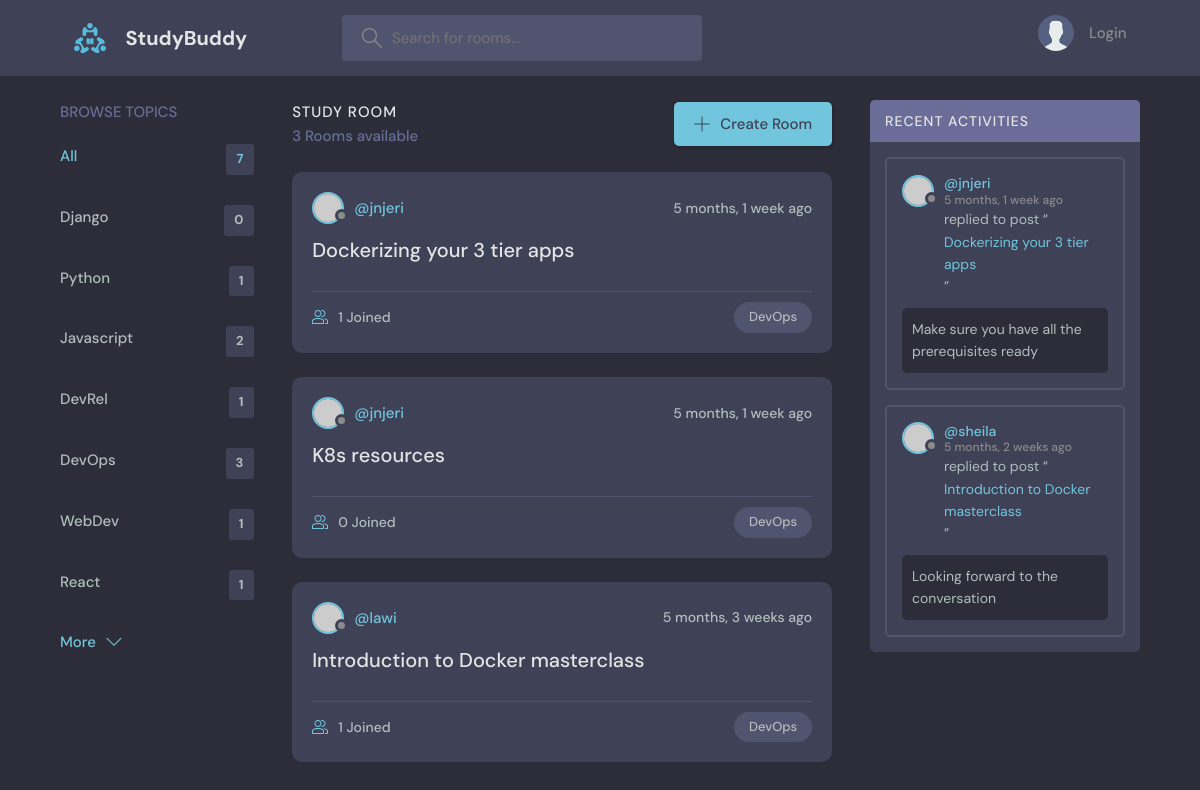
Page /?q=DevOps on the earlier database version.
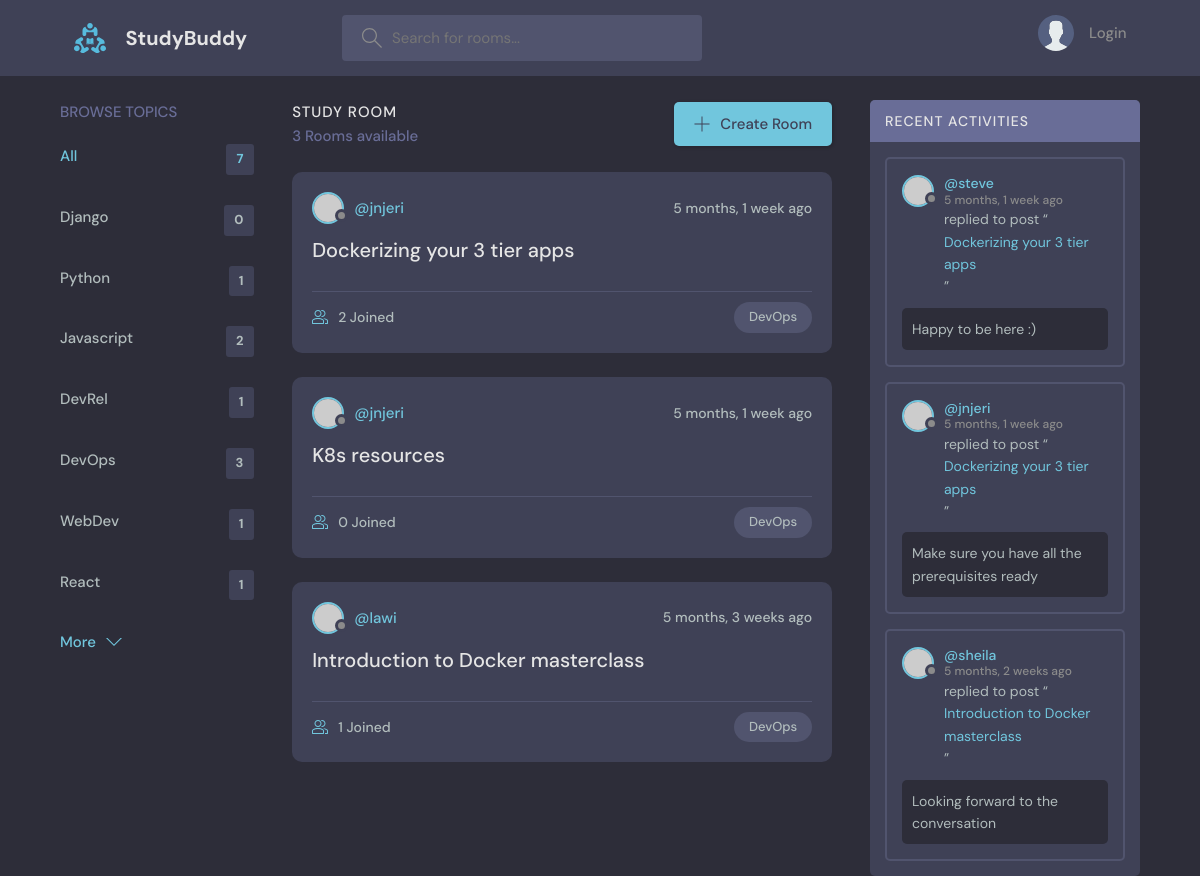
Same page on the later database version.
### base/models.py (models this page shows, shortened)
class Topic(models.Model):
    name = models.CharField(max_length=200)

class Room(models.Model):
   host = models.ForeignKey(User, on_delete=models.SET_NULL, null=True)
   topic = models.ForeignKey(Topic, on_delete=models.SET_NULL, null=True)
   name = models.CharField (max_length=200)
   description = models.TextField(null=True, blank=True)
   participants = models.ManyToManyField(User, related_name='participants', blank=True)      #users active in a room
   updated = models.DateTimeField(auto_now=True)
   created = models.DateTimeField(auto_now_add=True)
   class Meta:
        ordering = ['-updated', '-created']
   def __str__(self):
    return self.name

class Message(models.Model):
    user = models.ForeignKey(User, on_delete=models.CASCADE)
    room = models.ForeignKey(Room, on_delete=models.CASCADE)
    body = models.TextField()
    updated = models.DateTimeField(auto_now=True)
    created = models.DateTimeField(auto_now_add=True)
    class Meta:
        ordering = ['-updated', '-created']
    def __str__(self):
        return self.body[0:50]

### base/views.py (the view)
# urls.py: path('', views.home, name="home"),
def home(request):
    q = request.GET.get('q') if request.GET.get('q') != None else ''
    rooms = Room.objects.filter(
            Q(topic__name__icontains=q) |
            Q(name__icontains=q) |
            Q(description__icontains=q)
    )
    topics = Topic.objects.all()
    room_count = rooms.count()
    room_messages = Message.objects.filter(Q(room__topic__name__icontains=q))
    context = {'rooms': rooms, 'topics': topics,
     'room_count': room_count, 'room_messages': room_messages}
    return render(request, 'base/home.html', context)

### base/templates/base/home.html (shortened to what this page needs)
{% extends 'main.html' %}
{% block content %}
<main class="layout layout--3">
  <div class="container">
    {% include 'base/topics_component.html' %}
    <div class="roomList">
      <div class="roomList__header">
        <div>
          <h2>Study Room</h2>
          <p>{{room_count}} Rooms available</p>
        </div>
        <a class="btn btn--main" href="{% url 'create-room' %}">
          <svg
            version="1.1"
            xmlns="http://www.w3.org/2000/svg"
            width="32"
            height="32"
            viewBox="0 0 32 32"
          >
            <title>add</title>
            <path
              d="M16.943 0.943h-1.885v14.115h-14.115v1.885h14.115v14.115h1.885v-14.115h14.115v-1.885h-14.115v-14.115z"
            ></path>
          </svg>
          Create Room
        </a>
      </div>
      {% include 'base/feed_component.html' %}
    </div>
    {% include 'base/activity_component.html' %}
  </div>
</main>
{% endblock %}

### base/templates/base/topics_component.html
<div class="topics">
    <div class="topics__header">
      <h2>Browse Topics</h2>
    </div>
    <ul class="topics__list">
      <li>
        <a href="{% url 'home' %}" class="active">All <span>{{topics.count}}</span></a>
      </li>
      {% for topic in topics %}
      <li>
        <a href="{% url 'home' %}?q={{topic.name}}">{{topic.name}}<span>{{topic.room_set.all.count}}</span></a>
      </li>
      {% endfor %}
    </ul>
    <a class="btn btn--link" href="topics.html">
      More
      <svg
        version="1.1"
        xmlns="http://www.w3.org/2000/svg"
        width="32"
        height="32"
        viewBox="0 0 32 32"
      >
        <title>chevron-down</title>
        <path d="M16 21l-13-13h-3l16 16 16-16h-3l-13 13z"></path>
      </svg>
    </a>
  </div>

### base/templates/base/feed_component.html (shortened to what this page needs)
{% for room in rooms %}
<div class="roomListRoom">
  <div class="roomListRoom__header">
    <a href="" class="roomListRoom__author">
      <div class="avatar avatar--small">
        <img src="https://randomuser.me/api/portraits/women/11.jpg" />
      </div>
      <span>@{{room.host.username}}</span>
    </a>
    <div class="roomListRoom__actions">
      <span>{{room.created|timesince}} ago</span>
    </div>
  </div>
  <div class="roomListRoom__content">
    <a href="{% url 'room' room.id %}">{{room.name}}</a>
  </div>
  <div class="roomListRoom__meta">
    <a href="{% url 'room' room.id %}" class="roomListRoom__joined">
      {{room.participants.all.count}} Joined
    </a>
    <p class="roomListRoom__topic">{{room.topic.name}}</p>
  </div>
</div>
{% endfor %}

### base/templates/base/activity_component.html (shortened to what this page needs)
<div class="activities">
  <div class="activities__header">
    <h2>Recent Activities</h2>
  </div>
  {% for message in room_messages %}
  <div class="activities__box">
    <div class="activities__boxHeader roomListRoom__header">
      <a href="" class="roomListRoom__author">
        <div class="avatar avatar--small">
          <img src="https://randomuser.me/api/portraits/women/11.jpg" />
        </div>
        <p>
          @{{message.user}}
          <span>{{message.created|timesince}} ago</span>
        </p>
      </a>
    </div>
    <div class="activities__boxContent">
      <p>
        replied to post “<a href="{% url 'room' message.room.id %}">{{message.room}}</a>”
      </p>
      <div class="activities__boxRoomContent">
       {{message.body}}
      </div>
    </div>
  </div>
  {% endfor %}
</div>

Differences in the rows shown:
computed for Room "Dockerizing your 3 tier apps": participants.all.count "1" → "2"
added Message: user "steve", created "5 months, 1 week", room "Dockerizing your 3 tier apps", body "Happy to be here :)"
